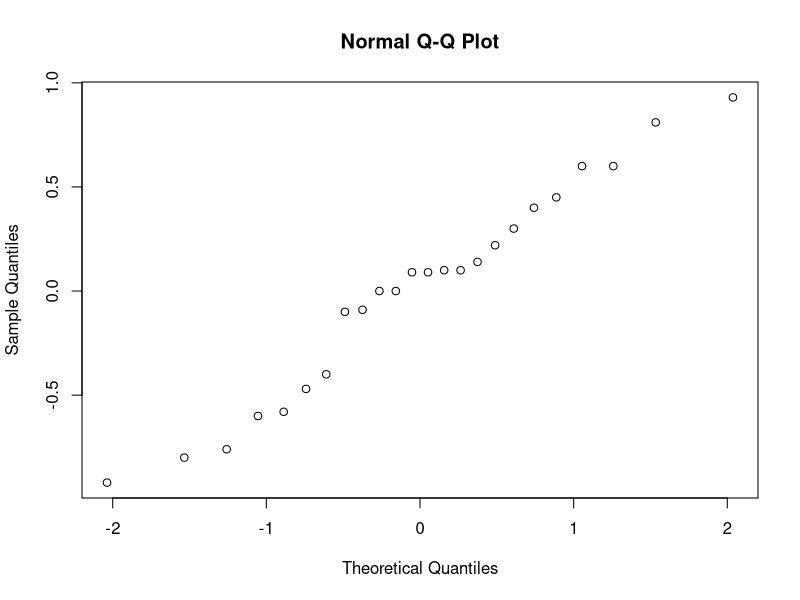
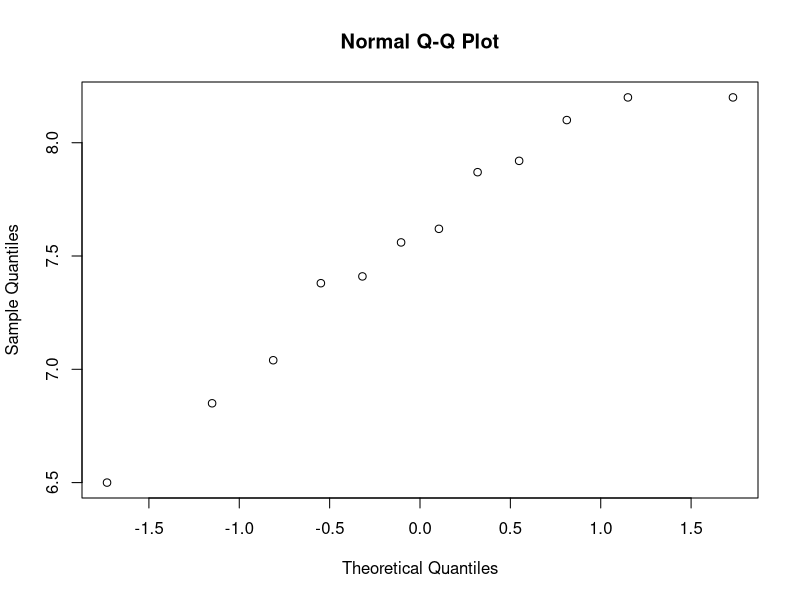
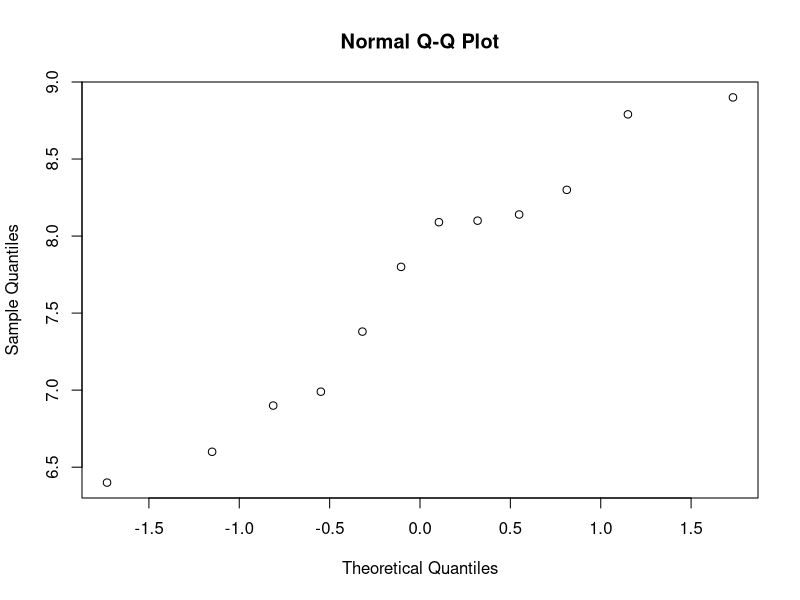
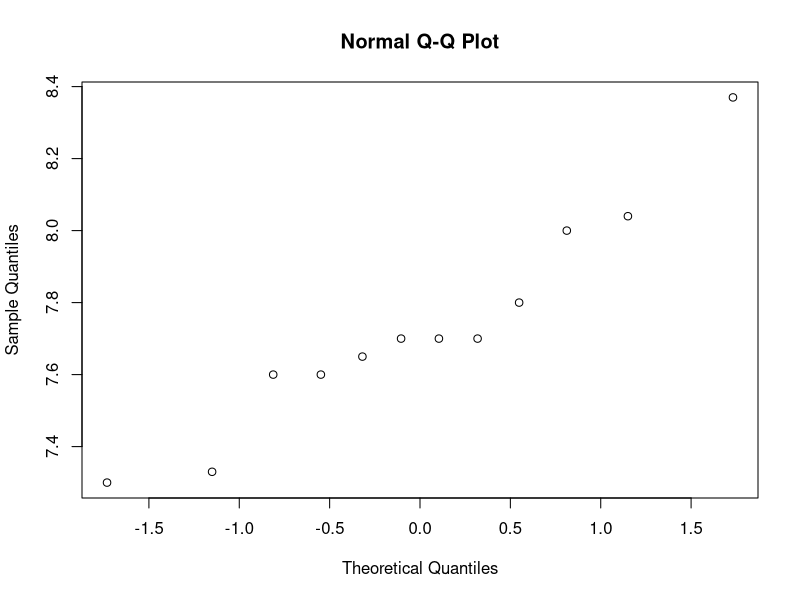
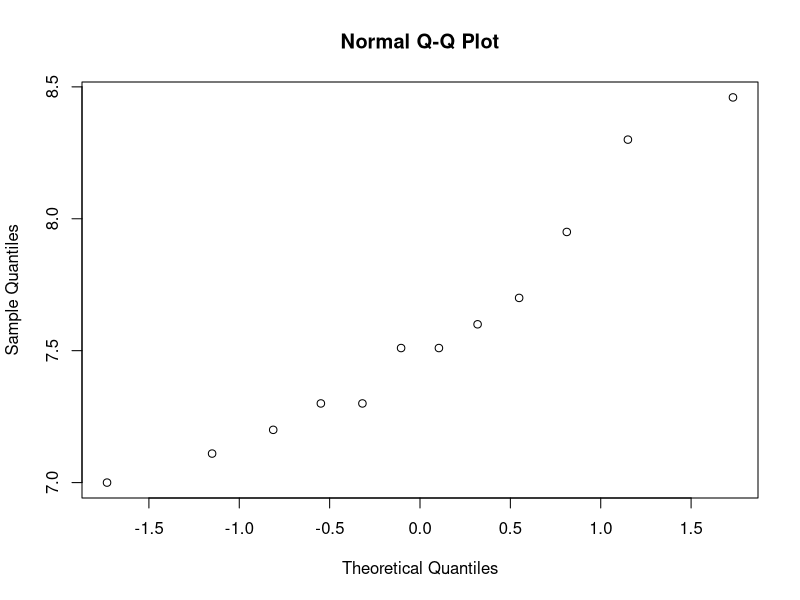
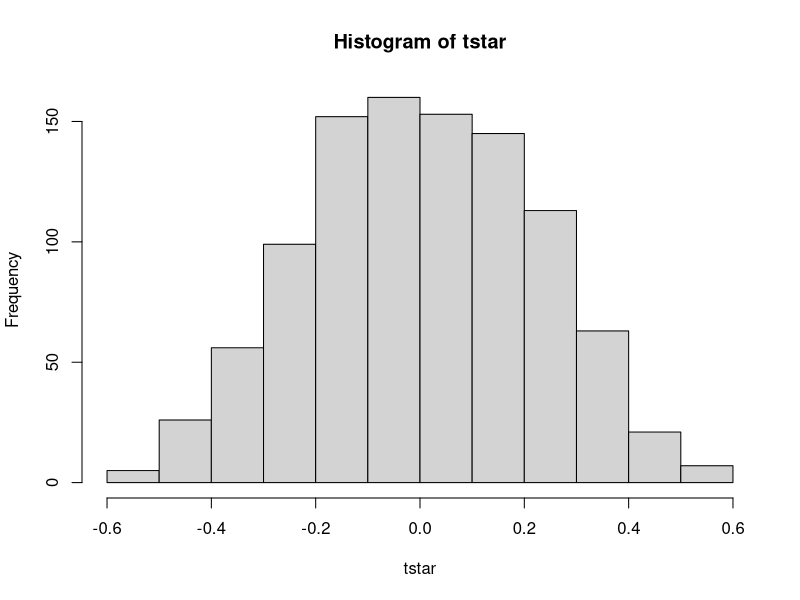

Source code (R) for these figures, in order:
# Title     : TODO
# Objective : TODO
# Created by: drasgo
# Created on: 16/02/21

data=read.table(file="run.txt",header=TRUE)
print(data)

"A: paired t test"
print(data[,1])
t.test(data[,1],data[,2],paired=TRUE)
qqnorm(data[,1]-data[,2])

"B: pearson correlation"
lemo <- data[1:12, 1:2]
energy <- data[13:24, 1:2]

qqnorm(lemo[,1])
qqnorm(lemo[,2])
cor.test(lemo[, 1], lemo[, 2])

qqnorm(energy[,1])
qqnorm(energy[,2])
cor.test(energy[,1], energy[,2])

"C: hypothesis is 'there is no difference', so p>0.05 ==> there is a difference"

lemo_diff = lemo[,1] - lemo[,2]
energy_diff = energy[,1] - energy[,2]

mystat=function(x,y) {mean(x-y)}
B=1000
tstar=numeric(B)
for (i in 1:B)
{
  datastar=t(apply(cbind(lemo_diff,energy_diff),1,sample))
  tstar[i]=mystat(datastar[,1],datastar[,2])
}
myt=mystat(lemo_diff,energy_diff)

myt
hist(tstar)
pl=sum(tstar<myt)/B
pr=sum(tstar>myt)/B
p=2*min(pl,pr)
print(p)